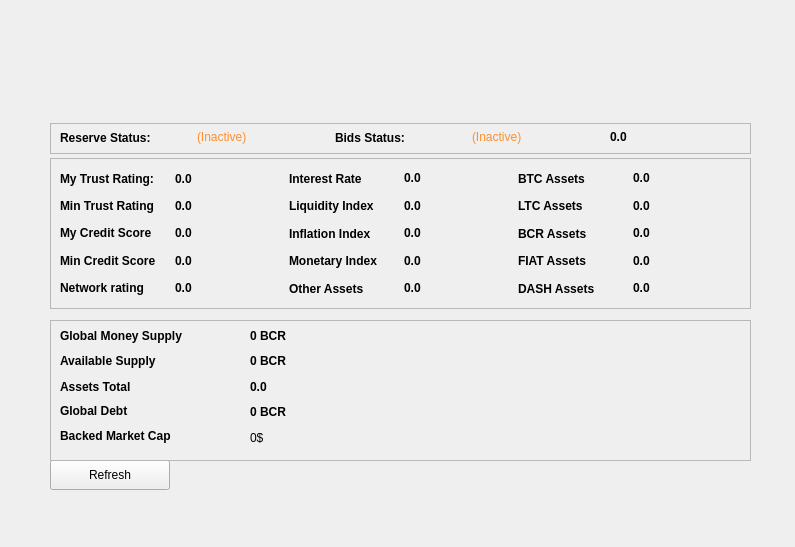
<?xml version="1.0" encoding="UTF-8"?>
<ui version="4.0">
 <class>BankStatisticsPage</class>
 <widget class="QWidget" name="BankStatisticsPage">
  <property name="geometry">
   <rect>
    <x>0</x>
    <y>0</y>
    <width>795</width>
    <height>547</height>
   </rect>
  </property>
  <property name="sizePolicy">
   <sizepolicy hsizetype="Expanding" vsizetype="Expanding">
    <horstretch>0</horstretch>
    <verstretch>0</verstretch>
   </sizepolicy>
  </property>
  <property name="windowTitle">
   <string>Form</string>
  </property>
  <property name="styleSheet">
   <string notr="true"/>
  </property>
  <widget class="QFrame" name="globalstatsFrame">
   <property name="geometry">
    <rect>
     <x>50</x>
     <y>320</y>
     <width>701</width>
     <height>141</height>
    </rect>
   </property>
   <property name="frameShape">
    <enum>QFrame::StyledPanel</enum>
   </property>
   <property name="frameShadow">
    <enum>QFrame::Raised</enum>
   </property>
   <widget class="QWidget" name="gridLayoutWidget">
    <property name="geometry">
     <rect>
      <x>10</x>
      <y>7</y>
      <width>171</width>
      <height>119</height>
     </rect>
    </property>
    <layout class="QGridLayout" name="gridLayout_2">
     <item row="2" column="0">
      <widget class="QLabel" name="label_42">
       <property name="font">
        <font>
         <weight>75</weight>
         <bold>true</bold>
        </font>
       </property>
       <property name="styleSheet">
        <string notr="true"/>
       </property>
       <property name="text">
        <string>Assets Total</string>
       </property>
      </widget>
     </item>
     <item row="1" column="0">
      <widget class="QLabel" name="label_41">
       <property name="styleSheet">
        <string notr="true"/>
       </property>
       <property name="text">
        <string>&lt;html&gt;&lt;head/&gt;&lt;body&gt;&lt;p&gt;&lt;span style=&quot; font-weight:600;&quot;&gt;Available Supply&lt;/span&gt;&lt;/p&gt;&lt;/body&gt;&lt;/html&gt;</string>
       </property>
      </widget>
     </item>
     <item row="3" column="0">
      <widget class="QLabel" name="label_38">
       <property name="styleSheet">
        <string notr="true"/>
       </property>
       <property name="text">
        <string>&lt;html&gt;&lt;head/&gt;&lt;body&gt;&lt;p&gt;&lt;span style=&quot; font-weight:600;&quot;&gt;Global Debt&lt;/span&gt;&lt;/p&gt;&lt;/body&gt;&lt;/html&gt;</string>
       </property>
      </widget>
     </item>
     <item row="0" column="0">
      <widget class="QLabel" name="label_39">
       <property name="styleSheet">
        <string notr="true"/>
       </property>
       <property name="text">
        <string>&lt;html&gt;&lt;head/&gt;&lt;body&gt;&lt;p&gt;&lt;span style=&quot; font-weight:600;&quot;&gt;Global Money Supply&lt;/span&gt;&lt;/p&gt;&lt;/body&gt;&lt;/html&gt;</string>
       </property>
      </widget>
     </item>
     <item row="4" column="0">
      <widget class="QLabel" name="label_40">
       <property name="styleSheet">
        <string notr="true"/>
       </property>
       <property name="text">
        <string>&lt;html&gt;&lt;head/&gt;&lt;body&gt;&lt;p&gt;&lt;span style=&quot; font-weight:600;&quot;&gt;Backed Market Cap&lt;/span&gt;&lt;/p&gt;&lt;/body&gt;&lt;/html&gt;</string>
       </property>
      </widget>
     </item>
    </layout>
   </widget>
   <widget class="QWidget" name="gridLayoutWidget_2">
    <property name="geometry">
     <rect>
      <x>200</x>
      <y>7</y>
      <width>201</width>
      <height>120</height>
     </rect>
    </property>
    <layout class="QGridLayout" name="gridLayout_3">
     <item row="0" column="0">
      <widget class="QLabel" name="gblmoneysupply">
       <property name="font">
        <font>
         <weight>75</weight>
         <bold>true</bold>
        </font>
       </property>
       <property name="cursor">
        <cursorShape>IBeamCursor</cursorShape>
       </property>
       <property name="toolTip">
        <string/>
       </property>
       <property name="styleSheet">
        <string notr="true"/>
       </property>
       <property name="text">
        <string notr="true">0 BCR</string>
       </property>
       <property name="textInteractionFlags">
        <set>Qt::LinksAccessibleByMouse|Qt::TextSelectableByKeyboard|Qt::TextSelectableByMouse</set>
       </property>
      </widget>
     </item>
     <item row="2" column="0">
      <widget class="QLabel" name="assetstotal">
       <property name="font">
        <font>
         <weight>75</weight>
         <bold>true</bold>
        </font>
       </property>
       <property name="cursor">
        <cursorShape>IBeamCursor</cursorShape>
       </property>
       <property name="toolTip">
        <string/>
       </property>
       <property name="styleSheet">
        <string notr="true"/>
       </property>
       <property name="text">
        <string notr="true">0.0</string>
       </property>
       <property name="textInteractionFlags">
        <set>Qt::LinksAccessibleByMouse|Qt::TextSelectableByKeyboard|Qt::TextSelectableByMouse</set>
       </property>
      </widget>
     </item>
     <item row="3" column="0">
      <widget class="QLabel" name="globaldebt">
       <property name="font">
        <font>
         <weight>75</weight>
         <bold>true</bold>
        </font>
       </property>
       <property name="cursor">
        <cursorShape>IBeamCursor</cursorShape>
       </property>
       <property name="toolTip">
        <string/>
       </property>
       <property name="styleSheet">
        <string notr="true"/>
       </property>
       <property name="text">
        <string notr="true">0 BCR</string>
       </property>
       <property name="textInteractionFlags">
        <set>Qt::LinksAccessibleByMouse|Qt::TextSelectableByKeyboard|Qt::TextSelectableByMouse</set>
       </property>
      </widget>
     </item>
     <item row="1" column="0">
      <widget class="QLabel" name="gblavailablecredit">
       <property name="font">
        <font>
         <weight>75</weight>
         <bold>true</bold>
        </font>
       </property>
       <property name="cursor">
        <cursorShape>IBeamCursor</cursorShape>
       </property>
       <property name="toolTip">
        <string/>
       </property>
       <property name="styleSheet">
        <string notr="true"/>
       </property>
       <property name="text">
        <string notr="true">0 BCR</string>
       </property>
       <property name="textInteractionFlags">
        <set>Qt::LinksAccessibleByMouse|Qt::TextSelectableByKeyboard|Qt::TextSelectableByMouse</set>
       </property>
      </widget>
     </item>
     <item row="4" column="0">
      <widget class="QLabel" name="marketcap">
       <property name="styleSheet">
        <string notr="true"/>
       </property>
       <property name="text">
        <string>0$</string>
       </property>
      </widget>
     </item>
    </layout>
   </widget>
  </widget>
  <widget class="QFrame" name="frame">
   <property name="geometry">
    <rect>
     <x>50</x>
     <y>158</y>
     <width>701</width>
     <height>151</height>
    </rect>
   </property>
   <property name="frameShape">
    <enum>QFrame::StyledPanel</enum>
   </property>
   <property name="frameShadow">
    <enum>QFrame::Raised</enum>
   </property>
   <widget class="QWidget" name="layoutWidget">
    <property name="geometry">
     <rect>
      <x>10</x>
      <y>10</y>
      <width>681</width>
      <height>131</height>
     </rect>
    </property>
    <layout class="QGridLayout" name="gridLayout">
     <item row="4" column="0">
      <widget class="QLabel" name="label_15">
       <property name="font">
        <font>
         <weight>75</weight>
         <bold>true</bold>
        </font>
       </property>
       <property name="styleSheet">
        <string notr="true"/>
       </property>
       <property name="text">
        <string>&lt;html&gt;&lt;head/&gt;&lt;body&gt;&lt;p&gt;Network rating&lt;/p&gt;&lt;/body&gt;&lt;/html&gt;</string>
       </property>
      </widget>
     </item>
     <item row="2" column="0">
      <widget class="QLabel" name="label_10">
       <property name="font">
        <font>
         <weight>75</weight>
         <bold>true</bold>
        </font>
       </property>
       <property name="styleSheet">
        <string notr="true"/>
       </property>
       <property name="text">
        <string>&lt;html&gt;&lt;head/&gt;&lt;body&gt;&lt;p&gt; My Credit Score&lt;/p&gt;&lt;/body&gt;&lt;/html&gt;</string>
       </property>
      </widget>
     </item>
     <item row="4" column="1">
      <widget class="QLabel" name="networkrating">
       <property name="font">
        <font>
         <weight>75</weight>
         <bold>true</bold>
        </font>
       </property>
       <property name="cursor">
        <cursorShape>IBeamCursor</cursorShape>
       </property>
       <property name="toolTip">
        <string/>
       </property>
       <property name="styleSheet">
        <string notr="true"/>
       </property>
       <property name="text">
        <string notr="true">0.0</string>
       </property>
       <property name="textInteractionFlags">
        <set>Qt::LinksAccessibleByMouse|Qt::TextSelectableByKeyboard|Qt::TextSelectableByMouse</set>
       </property>
      </widget>
     </item>
     <item row="2" column="1">
      <widget class="QLabel" name="avecreditscore">
       <property name="font">
        <font>
         <weight>75</weight>
         <bold>true</bold>
        </font>
       </property>
       <property name="cursor">
        <cursorShape>IBeamCursor</cursorShape>
       </property>
       <property name="toolTip">
        <string/>
       </property>
       <property name="styleSheet">
        <string notr="true"/>
       </property>
       <property name="text">
        <string notr="true">0.0</string>
       </property>
       <property name="textInteractionFlags">
        <set>Qt::LinksAccessibleByMouse|Qt::TextSelectableByKeyboard|Qt::TextSelectableByMouse</set>
       </property>
      </widget>
     </item>
     <item row="0" column="0">
      <widget class="QLabel" name="trust">
       <property name="font">
        <font>
         <weight>75</weight>
         <bold>true</bold>
        </font>
       </property>
       <property name="styleSheet">
        <string notr="true"/>
       </property>
       <property name="text">
        <string>My Trust Rating:</string>
       </property>
      </widget>
     </item>
     <item row="0" column="1">
      <widget class="QLabel" name="trustscoreLabel">
       <property name="font">
        <font>
         <weight>75</weight>
         <bold>true</bold>
        </font>
       </property>
       <property name="text">
        <string>0.0</string>
       </property>
      </widget>
     </item>
     <item row="3" column="0">
      <widget class="QLabel" name="label_11">
       <property name="font">
        <font>
         <weight>75</weight>
         <bold>true</bold>
        </font>
       </property>
       <property name="styleSheet">
        <string notr="true"/>
       </property>
       <property name="text">
        <string>&lt;html&gt;&lt;head/&gt;&lt;body&gt;&lt;p&gt;Min Credit Score&lt;/p&gt;&lt;/body&gt;&lt;/html&gt;</string>
       </property>
      </widget>
     </item>
     <item row="3" column="1">
      <widget class="QLabel" name="mincreditscore">
       <property name="font">
        <font>
         <weight>75</weight>
         <bold>true</bold>
        </font>
       </property>
       <property name="cursor">
        <cursorShape>IBeamCursor</cursorShape>
       </property>
       <property name="toolTip">
        <string/>
       </property>
       <property name="styleSheet">
        <string notr="true"/>
       </property>
       <property name="text">
        <string notr="true">0.0</string>
       </property>
       <property name="textInteractionFlags">
        <set>Qt::LinksAccessibleByMouse|Qt::TextSelectableByKeyboard|Qt::TextSelectableByMouse</set>
       </property>
      </widget>
     </item>
     <item row="1" column="0">
      <widget class="QLabel" name="label_9">
       <property name="font">
        <font>
         <weight>75</weight>
         <bold>true</bold>
        </font>
       </property>
       <property name="styleSheet">
        <string notr="true"/>
       </property>
       <property name="text">
        <string>&lt;html&gt;&lt;head/&gt;&lt;body&gt;&lt;p&gt;Min Trust Rating&lt;/p&gt;&lt;/body&gt;&lt;/html&gt;</string>
       </property>
      </widget>
     </item>
     <item row="1" column="1">
      <widget class="QLabel" name="mintrust">
       <property name="font">
        <font>
         <weight>75</weight>
         <bold>true</bold>
        </font>
       </property>
       <property name="cursor">
        <cursorShape>IBeamCursor</cursorShape>
       </property>
       <property name="toolTip">
        <string/>
       </property>
       <property name="styleSheet">
        <string notr="true"/>
       </property>
       <property name="text">
        <string notr="true">0.0</string>
       </property>
       <property name="textInteractionFlags">
        <set>Qt::LinksAccessibleByMouse|Qt::TextSelectableByKeyboard|Qt::TextSelectableByMouse</set>
       </property>
      </widget>
     </item>
     <item row="0" column="4">
      <widget class="QLabel" name="label_14">
       <property name="font">
        <font>
         <weight>75</weight>
         <bold>true</bold>
        </font>
       </property>
       <property name="styleSheet">
        <string notr="true"/>
       </property>
       <property name="text">
        <string>BTC Assets</string>
       </property>
      </widget>
     </item>
     <item row="0" column="5">
      <widget class="QLabel" name="btcassets">
       <property name="font">
        <font>
         <weight>75</weight>
         <bold>true</bold>
        </font>
       </property>
       <property name="cursor">
        <cursorShape>IBeamCursor</cursorShape>
       </property>
       <property name="toolTip">
        <string/>
       </property>
       <property name="styleSheet">
        <string notr="true"/>
       </property>
       <property name="text">
        <string notr="true">0.0</string>
       </property>
       <property name="textInteractionFlags">
        <set>Qt::LinksAccessibleByMouse|Qt::TextSelectableByKeyboard|Qt::TextSelectableByMouse</set>
       </property>
      </widget>
     </item>
     <item row="1" column="4">
      <widget class="QLabel" name="label_17">
       <property name="font">
        <font>
         <weight>75</weight>
         <bold>true</bold>
        </font>
       </property>
       <property name="styleSheet">
        <string notr="true"/>
       </property>
       <property name="text">
        <string>LTC Assets </string>
       </property>
      </widget>
     </item>
     <item row="1" column="5">
      <widget class="QLabel" name="ltcassets">
       <property name="font">
        <font>
         <weight>75</weight>
         <bold>true</bold>
        </font>
       </property>
       <property name="cursor">
        <cursorShape>IBeamCursor</cursorShape>
       </property>
       <property name="toolTip">
        <string/>
       </property>
       <property name="styleSheet">
        <string notr="true"/>
       </property>
       <property name="text">
        <string notr="true">0.0</string>
       </property>
       <property name="textInteractionFlags">
        <set>Qt::LinksAccessibleByMouse|Qt::TextSelectableByKeyboard|Qt::TextSelectableByMouse</set>
       </property>
      </widget>
     </item>
     <item row="3" column="4">
      <widget class="QLabel" name="label_16">
       <property name="font">
        <font>
         <weight>75</weight>
         <bold>true</bold>
        </font>
       </property>
       <property name="styleSheet">
        <string notr="true"/>
       </property>
       <property name="text">
        <string>FIAT Assets</string>
       </property>
      </widget>
     </item>
     <item row="3" column="5">
      <widget class="QLabel" name="fiatassets">
       <property name="font">
        <font>
         <weight>75</weight>
         <bold>true</bold>
        </font>
       </property>
       <property name="cursor">
        <cursorShape>IBeamCursor</cursorShape>
       </property>
       <property name="toolTip">
        <string/>
       </property>
       <property name="styleSheet">
        <string notr="true"/>
       </property>
       <property name="text">
        <string notr="true">0.0</string>
       </property>
       <property name="textInteractionFlags">
        <set>Qt::LinksAccessibleByMouse|Qt::TextSelectableByKeyboard|Qt::TextSelectableByMouse</set>
       </property>
      </widget>
     </item>
     <item row="0" column="2">
      <widget class="QLabel" name="label_20">
       <property name="font">
        <font>
         <weight>75</weight>
         <bold>true</bold>
        </font>
       </property>
       <property name="styleSheet">
        <string notr="true"/>
       </property>
       <property name="text">
        <string>Interest Rate </string>
       </property>
      </widget>
     </item>
     <item row="0" column="3">
      <widget class="QLabel" name="netinterestrate">
       <property name="font">
        <font>
         <weight>75</weight>
         <bold>true</bold>
        </font>
       </property>
       <property name="cursor">
        <cursorShape>IBeamCursor</cursorShape>
       </property>
       <property name="toolTip">
        <string/>
       </property>
       <property name="styleSheet">
        <string notr="true"/>
       </property>
       <property name="text">
        <string notr="true">0.0</string>
       </property>
       <property name="textInteractionFlags">
        <set>Qt::LinksAccessibleByMouse|Qt::TextSelectableByKeyboard|Qt::TextSelectableByMouse</set>
       </property>
      </widget>
     </item>
     <item row="2" column="4">
      <widget class="QLabel" name="label_18">
       <property name="font">
        <font>
         <weight>75</weight>
         <bold>true</bold>
        </font>
       </property>
       <property name="styleSheet">
        <string notr="true"/>
       </property>
       <property name="text">
        <string>BCR Assets </string>
       </property>
      </widget>
     </item>
     <item row="2" column="5">
      <widget class="QLabel" name="bcrassets">
       <property name="font">
        <font>
         <weight>75</weight>
         <bold>true</bold>
        </font>
       </property>
       <property name="cursor">
        <cursorShape>IBeamCursor</cursorShape>
       </property>
       <property name="toolTip">
        <string/>
       </property>
       <property name="styleSheet">
        <string notr="true"/>
       </property>
       <property name="text">
        <string notr="true">0.0</string>
       </property>
       <property name="textInteractionFlags">
        <set>Qt::LinksAccessibleByMouse|Qt::TextSelectableByKeyboard|Qt::TextSelectableByMouse</set>
       </property>
      </widget>
     </item>
     <item row="1" column="2">
      <widget class="QLabel" name="label_13">
       <property name="font">
        <font>
         <weight>75</weight>
         <bold>true</bold>
        </font>
       </property>
       <property name="styleSheet">
        <string notr="true"/>
       </property>
       <property name="text">
        <string>Liquidity Index</string>
       </property>
      </widget>
     </item>
     <item row="1" column="3">
      <widget class="QLabel" name="liquidityindex">
       <property name="font">
        <font>
         <weight>75</weight>
         <bold>true</bold>
        </font>
       </property>
       <property name="cursor">
        <cursorShape>IBeamCursor</cursorShape>
       </property>
       <property name="toolTip">
        <string/>
       </property>
       <property name="styleSheet">
        <string notr="true"/>
       </property>
       <property name="text">
        <string notr="true">0.0</string>
       </property>
       <property name="textInteractionFlags">
        <set>Qt::LinksAccessibleByMouse|Qt::TextSelectableByKeyboard|Qt::TextSelectableByMouse</set>
       </property>
      </widget>
     </item>
     <item row="2" column="2">
      <widget class="QLabel" name="label_24">
       <property name="font">
        <font>
         <weight>75</weight>
         <bold>true</bold>
        </font>
       </property>
       <property name="styleSheet">
        <string notr="true"/>
       </property>
       <property name="text">
        <string>Inflation Index </string>
       </property>
      </widget>
     </item>
     <item row="2" column="3">
      <widget class="QLabel" name="inflationindex">
       <property name="font">
        <font>
         <weight>75</weight>
         <bold>true</bold>
        </font>
       </property>
       <property name="cursor">
        <cursorShape>IBeamCursor</cursorShape>
       </property>
       <property name="toolTip">
        <string/>
       </property>
       <property name="styleSheet">
        <string notr="true"/>
       </property>
       <property name="text">
        <string notr="true">0.0</string>
       </property>
       <property name="textInteractionFlags">
        <set>Qt::LinksAccessibleByMouse|Qt::TextSelectableByKeyboard|Qt::TextSelectableByMouse</set>
       </property>
      </widget>
     </item>
     <item row="3" column="2">
      <widget class="QLabel" name="label_31">
       <property name="styleSheet">
        <string notr="true"/>
       </property>
       <property name="text">
        <string>&lt;html&gt;&lt;head/&gt;&lt;body&gt;&lt;p&gt;&lt;span style=&quot; font-weight:600;&quot;&gt;Monetary Index&lt;/span&gt;&lt;/p&gt;&lt;/body&gt;&lt;/html&gt;</string>
       </property>
      </widget>
     </item>
     <item row="3" column="3">
      <widget class="QLabel" name="monetaryindex">
       <property name="font">
        <font>
         <weight>75</weight>
         <bold>true</bold>
        </font>
       </property>
       <property name="cursor">
        <cursorShape>IBeamCursor</cursorShape>
       </property>
       <property name="toolTip">
        <string/>
       </property>
       <property name="styleSheet">
        <string notr="true"/>
       </property>
       <property name="text">
        <string notr="true">0.0</string>
       </property>
       <property name="textInteractionFlags">
        <set>Qt::LinksAccessibleByMouse|Qt::TextSelectableByKeyboard|Qt::TextSelectableByMouse</set>
       </property>
      </widget>
     </item>
     <item row="4" column="2">
      <widget class="QLabel" name="label_19">
       <property name="font">
        <font>
         <weight>75</weight>
         <bold>true</bold>
        </font>
       </property>
       <property name="styleSheet">
        <string notr="true"/>
       </property>
       <property name="text">
        <string>Other Assets</string>
       </property>
      </widget>
     </item>
     <item row="4" column="3">
      <widget class="QLabel" name="otherassets">
       <property name="font">
        <font>
         <weight>75</weight>
         <bold>true</bold>
        </font>
       </property>
       <property name="cursor">
        <cursorShape>IBeamCursor</cursorShape>
       </property>
       <property name="toolTip">
        <string/>
       </property>
       <property name="styleSheet">
        <string notr="true"/>
       </property>
       <property name="text">
        <string notr="true">0.0</string>
       </property>
       <property name="textInteractionFlags">
        <set>Qt::LinksAccessibleByMouse|Qt::TextSelectableByKeyboard|Qt::TextSelectableByMouse</set>
       </property>
      </widget>
     </item>
     <item row="4" column="4">
      <widget class="QLabel" name="label_21">
       <property name="font">
        <font>
         <weight>75</weight>
         <bold>true</bold>
        </font>
       </property>
       <property name="styleSheet">
        <string notr="true"/>
       </property>
       <property name="text">
        <string>DASH Assets</string>
       </property>
      </widget>
     </item>
     <item row="4" column="5">
      <widget class="QLabel" name="dashassets">
       <property name="font">
        <font>
         <weight>75</weight>
         <bold>true</bold>
        </font>
       </property>
       <property name="cursor">
        <cursorShape>IBeamCursor</cursorShape>
       </property>
       <property name="toolTip">
        <string/>
       </property>
       <property name="styleSheet">
        <string notr="true"/>
       </property>
       <property name="text">
        <string notr="true">0.0</string>
       </property>
       <property name="textInteractionFlags">
        <set>Qt::LinksAccessibleByMouse|Qt::TextSelectableByKeyboard|Qt::TextSelectableByMouse</set>
       </property>
      </widget>
     </item>
    </layout>
   </widget>
  </widget>
  <widget class="QFrame" name="frame_2">
   <property name="geometry">
    <rect>
     <x>50</x>
     <y>123</y>
     <width>701</width>
     <height>31</height>
    </rect>
   </property>
   <property name="frameShape">
    <enum>QFrame::StyledPanel</enum>
   </property>
   <property name="frameShadow">
    <enum>QFrame::Raised</enum>
   </property>
   <widget class="QWidget" name="layoutWidget">
    <property name="geometry">
     <rect>
      <x>10</x>
      <y>4</y>
      <width>681</width>
      <height>21</height>
     </rect>
    </property>
    <layout class="QHBoxLayout" name="horizontalLayout_2">
     <item>
      <widget class="QLabel" name="label_34">
       <property name="font">
        <font>
         <weight>75</weight>
         <bold>true</bold>
        </font>
       </property>
       <property name="styleSheet">
        <string notr="true"/>
       </property>
       <property name="text">
        <string>Reserve Status:</string>
       </property>
      </widget>
     </item>
     <item>
      <widget class="QLabel" name="bankstatus">
       <property name="cursor">
        <cursorShape>WhatsThisCursor</cursorShape>
       </property>
       <property name="toolTip">
        <string>The displayed information may be out of date. Your wallet automatically synchronizes with the Bitcredits network after a connection is established, but this process has not completed yet.</string>
       </property>
       <property name="styleSheet">
        <string notr="true"/>
       </property>
       <property name="text">
        <string notr="true">&lt;html&gt;&lt;head/&gt;&lt;body&gt;&lt;p&gt;&lt;span style=&quot; color:#ff8e2b;&quot;&gt;(Inactive)&lt;/span&gt;&lt;/p&gt;&lt;/body&gt;&lt;/html&gt;</string>
       </property>
       <property name="alignment">
        <set>Qt::AlignLeading|Qt::AlignLeft|Qt::AlignVCenter</set>
       </property>
      </widget>
     </item>
     <item>
      <widget class="QLabel" name="label_35">
       <property name="font">
        <font>
         <weight>75</weight>
         <bold>true</bold>
        </font>
       </property>
       <property name="styleSheet">
        <string notr="true"/>
       </property>
       <property name="text">
        <string>Bids Status:</string>
       </property>
      </widget>
     </item>
     <item>
      <widget class="QLabel" name="bidsstatus">
       <property name="cursor">
        <cursorShape>WhatsThisCursor</cursorShape>
       </property>
       <property name="toolTip">
        <string>The displayed information may be out of date. Your wallet automatically synchronizes with the Bitcredits network after a connection is established, but this process has not completed yet.</string>
       </property>
       <property name="styleSheet">
        <string notr="true">QLabel { color: red; }background:transparent;</string>
       </property>
       <property name="text">
        <string notr="true">&lt;html&gt;&lt;head/&gt;&lt;body&gt;&lt;p&gt;&lt;span style=&quot; color:#ff8e2b;&quot;&gt;(Inactive)&lt;/span&gt;&lt;/p&gt;&lt;/body&gt;&lt;/html&gt;</string>
       </property>
       <property name="alignment">
        <set>Qt::AlignLeading|Qt::AlignLeft|Qt::AlignVCenter</set>
       </property>
      </widget>
     </item>
     <item>
      <widget class="QLabel" name="newbids">
       <property name="font">
        <font>
         <weight>75</weight>
         <bold>true</bold>
        </font>
       </property>
       <property name="cursor">
        <cursorShape>IBeamCursor</cursorShape>
       </property>
       <property name="toolTip">
        <string/>
       </property>
       <property name="styleSheet">
        <string notr="true"/>
       </property>
       <property name="text">
        <string notr="true">0.0</string>
       </property>
       <property name="textInteractionFlags">
        <set>Qt::LinksAccessibleByMouse|Qt::TextSelectableByKeyboard|Qt::TextSelectableByMouse</set>
       </property>
      </widget>
     </item>
    </layout>
   </widget>
  </widget>
  <widget class="QPushButton" name="startButton">
   <property name="geometry">
    <rect>
     <x>50</x>
     <y>460</y>
     <width>120</width>
     <height>30</height>
    </rect>
   </property>
   <property name="sizePolicy">
    <sizepolicy hsizetype="Fixed" vsizetype="Fixed">
     <horstretch>0</horstretch>
     <verstretch>0</verstretch>
    </sizepolicy>
   </property>
   <property name="minimumSize">
    <size>
     <width>120</width>
     <height>30</height>
    </size>
   </property>
   <property name="maximumSize">
    <size>
     <width>16777215</width>
     <height>30</height>
    </size>
   </property>
   <property name="styleSheet">
    <string notr="true"/>
   </property>
   <property name="text">
    <string>Refresh</string>
   </property>
  </widget>
  <zorder>startButton</zorder>
  <zorder>globalstatsFrame</zorder>
  <zorder>frame</zorder>
  <zorder>frame_2</zorder>
 </widget>
 <resources/>
 <connections/>
</ui>
